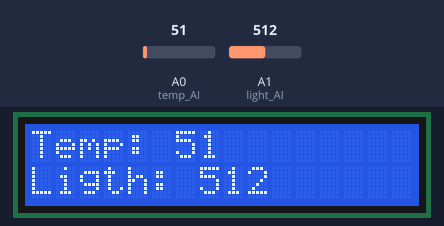
A sketch run on a simulated Arduino Uno, built with avr-gcc and run on an emulated ATmega328P. On the bench: 16×2 character LCD. The inputs (shaded band) are chosen by the test bench; at power-on: A0 (temp_AI) = 51, A1 (light_AI) = 512. What the sketch prints to the serial monitor is not drawn.

Above: at 1.2 s.
1.3 s: A0 (temp_AI) set to 61
At 2.4 s:
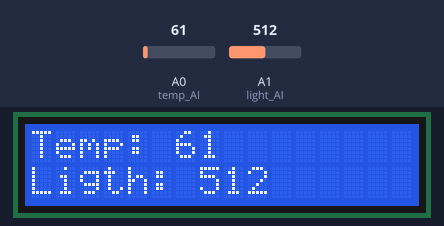
3.0 s: A1 (light_AI) set to 716
At 4.1 s:
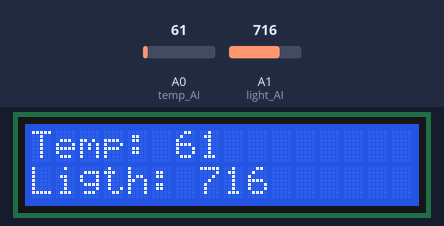
4.6 s: A0 (temp_AI) set to 71
At 5.8 s:
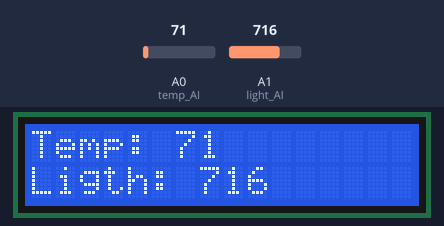
6.1 s: A1 (light_AI) set to 986
At 6.5 s:
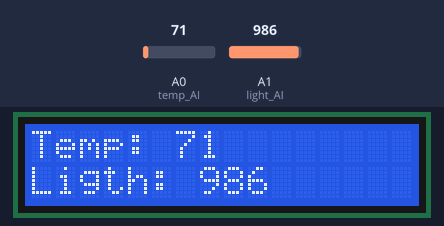
7.6 s: A1 (light_AI) set to 1017
At 8.3 s:
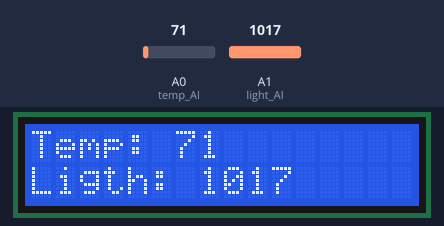
10.6 s: A0 (temp_AI) set to 86
At 11.9 s:
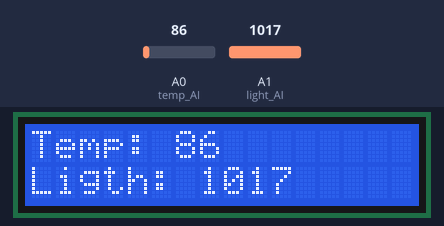
Timing chart, 0 to 13.1 s (numbered marks = the images above; inputs shaded):
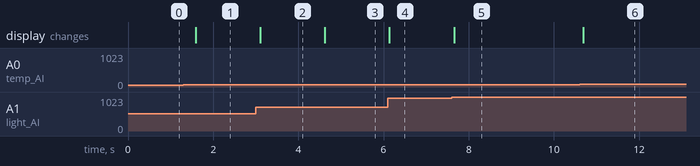

The sketch:

X_TMP-Ligth-LCD.ino
```cpp
#include <LiquidCrystal.h>

#define TEMP_OFFSET 0.5

const int temp_AI = A0;
const int light_AI = A1;
const int lcd_register_select = 12;
const int lcd_enable = 11;
const int lcd_d4 = 5;
const int lcd_d5 = 4;
const int lcd_d6 = 3;
const int lcd_d7 = 2;

LiquidCrystal lcd(12, 11, 5, 4, 3, 2);   // Definimos pines que estan conectados al LCD


void setup() {
  Serial.begin(9600); // Abrimos puerto para el monitor en serie del IDE
  lcd.begin(16, 2);   // Definimos filas y columnas del LCD

  pinMode(12, OUTPUT);
  pinMode(11, OUTPUT);
  pinMode(5, OUTPUT);
  pinMode(4, OUTPUT);
  pinMode(3, OUTPUT);
  pinMode(2, OUTPUT);
}

void loop() {
  int temp_sensor = analogRead(temp_AI);
  int ligth_sensor = analogRead(light_AI);


  Serial.print("Temperatura: ");
  Serial.println(temp_sensor);

  Serial.print("Light: ");
  Serial.println(ligth_sensor);

  lcd.clear();

  lcd.setCursor(0, 0);
  lcd.print("Temp: ");
  lcd.print(temp_sensor);

  lcd.setCursor(0, 1);     // Lo siguiente que imprima sera en col 0, fila 1
  lcd.print("Ligth: ");
  lcd.print(ligth_sensor);

  delay(500);
}
```

Measured:
- after the input at 1.3 s, the display: changes after 0.29 s (image 1)
- after the input at 3.0 s, the display: changes after 0.10 s (image 2)
- after the input at 4.6 s, the display: changes at once (image 3)
- after the input at 6.1 s, the display: changes at once (image 4)
- after the input at 7.6 s, the display: changes after 0.05 s (image 5)
- after the input at 10.6 s, the display: changes after 0.09 s (image 6)
